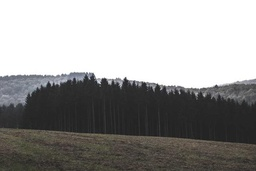
#> input picture homework3/test_image.jpg, 256 x 171 px, shrunk from 600 x 400 before the run
$ python homework3.py
#> lines starting #> are read from the running program, lines starting #| are printed output that depends on the picture; after the words box and inside, x2 and y2 are one past the last pixel; in counts of white or black regions, pixels touching at a corner belong together
from PIL import Image
import numpy as np
import matplotlib.pyplot as plt
import os
import sys
def find_and_load_image():
    current_dir = os.path.dirname(os.path.abspath(__file__))
    image_extensions = ('.jpg', '.jpeg', '.png', '.bmp', '.gif')
    image_files = [
        f for f in os.listdir(current_dir)
        if f.lower().endswith(image_extensions)
    ]
    if not image_files:
        print("错误：当前目录未找到任何图片文件（支持格式：jpg、png、bmp等）")
        print("请将图片放在与脚本相同的文件夹中")
        return None
    target_file = "test_image.jpg"
    if target_file in image_files:
        image_path = os.path.join(current_dir, target_file)
    else:
        image_path = os.path.join(current_dir, image_files[0])
        print(f"ℹ️ 提示：未找到test_image.jpg，将使用 {image_files[0]}")
    try:
        with Image.open(image_path) as img_pil:
#> img_pil is the input picture: PIL image 256x171 RGB; mean R, G, B 153.4, 152.6, 151.2
            img_gray = img_pil.convert('L')
            img = np.array(img_gray)
        print(f"成功加载图片：{os.path.basename(image_path)}，尺寸：{img.shape[1]}x{img.shape[0]}")
#| 成功加载图片：test_image.jpg，尺寸：256x171
        return img
    except Exception as e:
        print(f"图片读取失败：{str(e)}")
        return None
def sobel_filter(img):
    sobel_x = np.array([[-1, 0, 1], [-2, 0, 2], [-1, 0, 1]])
    sobel_y = np.array([[-1, -2, -1], [0, 0, 0], [1, 2, 1]])
    padded = np.pad(img, (1, 1), mode='edge')
    grad_x = np.zeros_like(img, dtype=np.float32)
    grad_y = np.zeros_like(img, dtype=np.float32)
    for i in range(img.shape[0]):
        for j in range(img.shape[1]):
            grad_x[i, j] = np.sum(padded[i:i+3, j:j+3] * sobel_x)
            grad_y[i, j] = np.sum(padded[i:i+3, j:j+3] * sobel_y)
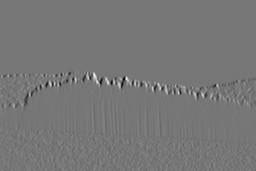
#> grad_x: shape (171, 256) float32; min -599, max 683, mean -0.3; drawn with min black and max white
    magnitude = np.sqrt(grad_x**2 + grad_y**2)
    magnitude = np.clip(magnitude, 0, 255).astype(np.uint8)
    return grad_x, grad_y, magnitude
def visualize_sobel(img, magnitude):
    plt.figure(figsize=(10, 4))
    plt.subplot(121), plt.imshow(img, cmap='gray'), plt.title('原图'), plt.axis('off')
    plt.subplot(122), plt.imshow(magnitude, cmap='gray'), plt.title('Sobel梯度幅值'), plt.axis('off')
    plt.tight_layout(), plt.savefig('sobel_result.png', dpi=150), plt.show()
def gaussian_kernel(size=5, sigma=1):
#> called with size = 5, sigma = 1
    kernel = np.zeros((size, size))
    center = size // 2
    for i in range(size):
        for j in range(size):
            dist = (i - center)**2 + (j - center)** 2
            kernel[i, j] = np.exp(-dist / (2 * sigma**2))
    return kernel / np.sum(kernel)
def canny_edge_detection(img):
    gauss_kernel = gaussian_kernel(size=5, sigma=1)
    padded = np.pad(img, (2, 2), mode='edge')
#> padded: shape (175, 260)
    gauss_img = np.zeros_like(img, dtype=np.float32)
    for i in range(img.shape[0]):
        for j in range(img.shape[1]):
            gauss_img[i, j] = np.sum(padded[i:i+5, j:j+5] * gauss_kernel)
    gauss_img = gauss_img.astype(np.uint8)
    grad_x, grad_y, mag = sobel_filter(gauss_img)
#> after the loop in sobel_filter (call 2), `for i in range(img.shape[0]):`:
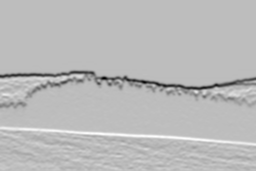
#> grad_y: shape (171, 256) float32; min -488, max 167, mean -9.1; drawn with min black and max white
    dir = np.arctan2(grad_y, grad_x) * 180 / np.pi % 180
    nms_img = np.zeros_like(mag)
    for i in range(1, img.shape[0]-1):
        for j in range(1, img.shape[1]-1):
            angle = dir[i, j]
            if (0 <= angle < 22.5) or (157.5 <= angle <= 180):
                nms_img[i, j] = mag[i, j] if mag[i, j] >= mag[i, j-1] and mag[i, j] >= mag[i, j+1] else 0
            elif 22.5 <= angle < 67.5:
                nms_img[i, j] = mag[i, j] if mag[i, j] >= mag[i-1, j+1] and mag[i, j] >= mag[i+1, j-1] else 0
            elif 67.5 <= angle < 112.5:
                nms_img[i, j] = mag[i, j] if mag[i, j] >= mag[i-1, j] and mag[i, j] >= mag[i+1, j] else 0
            else:
                nms_img[i, j] = mag[i, j] if mag[i, j] >= mag[i-1, j-1] and mag[i, j] >= mag[i+1, j+1] else 0
    nms_img = nms_img.astype(np.uint8)
    high_thresh = 100
    low_thresh = 50
    strong = nms_img > high_thresh
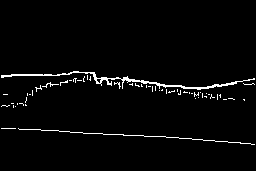
#> strong: shape (171, 256) bool; 2.6% white in thin lines or dots, all inside (x1, y1, x2, y2) = (1, 71, 255, 145)
    weak = (nms_img >= low_thresh) & (nms_img <= high_thresh)
#> weak: shape (171, 256) bool; 0.78% white in thin lines or dots, all inside (x1, y1, x2, y2) = (1, 72, 255, 169)
    edge_img = np.zeros_like(nms_img)
    edge_img[strong] = 255
    for i in range(1, img.shape[0]-1):
        for j in range(1, img.shape[1]-1):
            if weak[i, j] and np.any(strong[i-1:i+2, j-1:j+2]):
                edge_img[i, j] = 255
    return gauss_img, mag, nms_img, edge_img
def visualize_canny(img, gauss, mag, nms, edge):
    plt.figure(figsize=(16, 4))
    plt.subplot(141), plt.imshow(gauss, cmap='gray'), plt.title('1. 高斯滤波'), plt.axis('off')
    plt.subplot(142), plt.imshow(mag, cmap='gray'), plt.title('2. 梯度幅值'), plt.axis('off')
    plt.subplot(143), plt.imshow(nms, cmap='gray'), plt.title('3. 非极大值抑制'), plt.axis('off')
    plt.subplot(144), plt.imshow(edge, cmap='gray'), plt.title('4. Canny边缘'), plt.axis('off')
    plt.tight_layout(), plt.savefig('canny_result.png', dpi=150), plt.show()
def harris_corner_detection(img):
    img_float = img.astype(np.float32)
    grad_x, grad_y, _ = sobel_filter(img_float)
    Ix2 = np.zeros_like(img_float)
    Iy2 = np.zeros_like(img_float)
    IxIy = np.zeros_like(img_float)
    gauss_kernel = gaussian_kernel(size=3, sigma=2)
    padded_Ix2 = np.pad(grad_x**2, (1, 1), mode='edge')
    padded_Iy2 = np.pad(grad_y**2, (1, 1), mode='edge')
    padded_IxIy = np.pad(grad_x * grad_y, (1, 1), mode='edge')
    for i in range(img.shape[0]):
        for j in range(img.shape[1]):
            Ix2[i, j] = np.sum(padded_Ix2[i:i+3, j:j+3] * gauss_kernel)
            Iy2[i, j] = np.sum(padded_Iy2[i:i+3, j:j+3] * gauss_kernel)
            IxIy[i, j] = np.sum(padded_IxIy[i:i+3, j:j+3] * gauss_kernel)
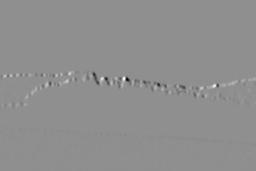
#> IxIy: shape (171, 256) float32; min -152066.2, max 118983.5, mean -79.2; drawn with min black and max white
    k = 0.04
    det_M = Ix2 * Iy2 - IxIy**2
    trace_M = Ix2 + Iy2
    R = det_M - k * (trace_M**2)
    R_norm = (R - R.min()) / (R.max() - R.min())
    threshold = 0.01
    strong = R_norm > threshold
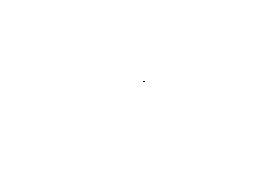
#> strong: shape (171, 256) bool; 100% white; black in thin lines or dots, all inside (x1, y1, x2, y2) = (143, 81, 145, 82)
    corner = np.zeros_like(img)
    padded_R = np.pad(R_norm, (1, 1), mode='constant')
    for i in range(img.shape[0]):
        for j in range(img.shape[1]):
            if strong[i, j]:
                neighborhood = padded_R[i:i+3, j:j+3]
                if R_norm[i, j] == np.max(neighborhood):
                    corner[i, j] = 255
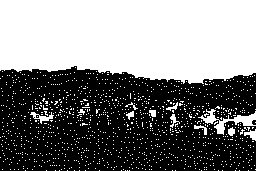
#> corner: shape (171, 256); 49.4% white; 1233 white regions (1221 under 20 px), largest, box (x1, y1, x2, y2) and area: (0, 0, 256, 84) 19108, (198, 109, 256, 135) 447, (30, 112, 54, 124) 102
    return corner.astype(np.uint8)
def visualize_harris(img, corners):
    plt.figure(figsize=(10, 4))
    plt.subplot(121), plt.imshow(img, cmap='gray'), plt.title('原图'), plt.axis('off')
    plt.subplot(122), plt.imshow(img, cmap='gray'), plt.imshow(corners, cmap='jet', alpha=0.5)
    plt.title('Harris角点检测'), plt.axis('off')
    plt.tight_layout(), plt.savefig('harris_result.png', dpi=150), plt.show()
def histogram_equalization(img):
    hist, bins = np.histogram(img.flatten(), 256, [0, 256])
#> hist = 256 values, max 19540 at index 255, min 0 at index 0, mean 171; bins = 257 values from 0 to 256
    cdf = hist.cumsum()
#> cdf = 256 values from 0 to 43776
    cdf = cdf / cdf[-1]
#> cdf = 256 values from 0 to 1
    eq_img = np.interp(img.flatten(), bins[:-1], cdf * 255).reshape(img.shape)
    return eq_img.astype(np.uint8)
def visualize_hist_equal(img, eq_img):
    plt.figure(figsize=(12, 6))
    plt.subplot(221), plt.imshow(img, cmap='gray'), plt.title('原图'), plt.axis('off')
    plt.subplot(223), plt.imshow(eq_img, cmap='gray'), plt.title('均衡化后图'), plt.axis('off')
    plt.subplot(222), plt.hist(img.flatten(), 256, [0, 256], color='gray'), plt.title('原直方图')
    plt.subplot(224), plt.hist(eq_img.flatten(), 256, [0, 256], color='gray'), plt.title('均衡化直方图')
    plt.tight_layout(), plt.savefig('hist_equal_result.png', dpi=150), plt.show()
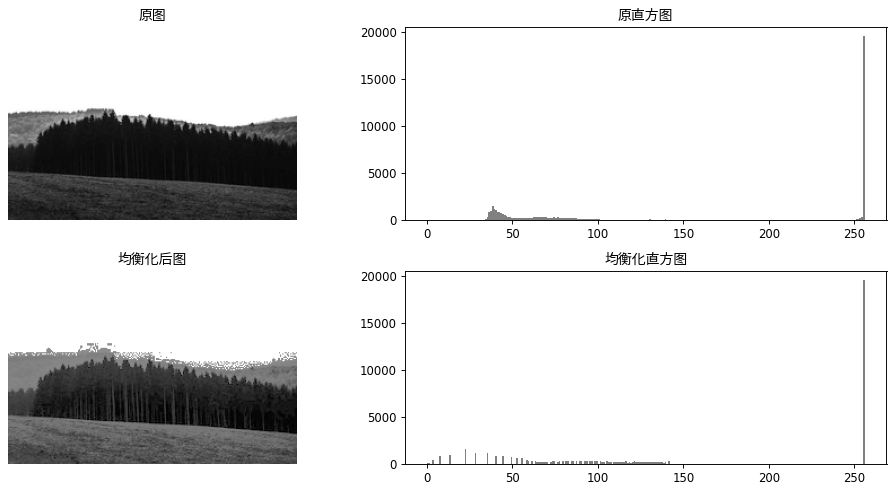
#> figure drawn by matplotlib, 4 panels; panel 3: tallest bar 19540 high, from x = 255 to 256; panel 4: tallest bar 19540 high, from x = 255 to 256

if __name__ == "__main__":
    img = find_and_load_image()
    if img is None:
        sys.exit(1)
    print("\n 正在执行Sobel梯度检测...")
    _, _, sobel_mag = sobel_filter(img)
    visualize_sobel(img, sobel_mag)
    print("\n 正在执行Canny边缘检测...")
    gauss, mag, nms, edge = canny_edge_detection(img)
    visualize_canny(img, gauss, mag, nms, edge)
    print("\n 正在执行Harris角点检测...")
    corners = harris_corner_detection(img)
    visualize_harris(img, corners)
    print("\n 正在执行直方图均衡化...")
    eq_img = histogram_equalization(img)
    visualize_hist_equal(img, eq_img)
